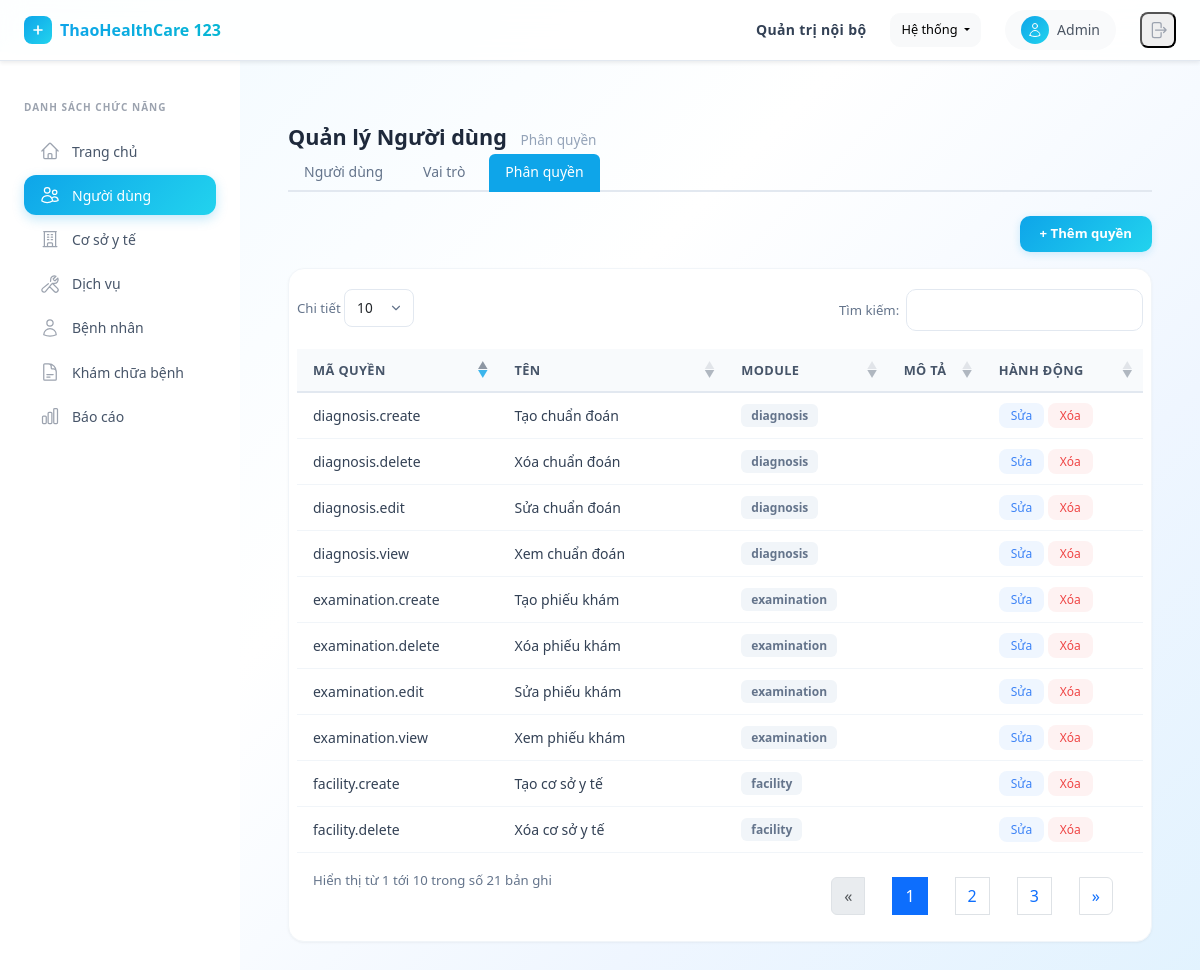
The app's page /permissions/ (signed in) with its own data.
### api/models.py (models this page shows, shortened)
class User(AbstractUser):
    code = models.CharField(max_length=50, unique=True)
    facility = models.ForeignKey(MedicalFacility, on_delete=models.CASCADE, related_name="users", null=True, blank=True)
    name = models.CharField(max_length=255)
    role = models.ForeignKey(Role, on_delete=models.SET_NULL, null=True, blank=True, related_name='users')
    patient = models.OneToOneField('Patient', on_delete=models.SET_NULL, null=True, blank=True, related_name='user')
    created_at = models.DateTimeField(auto_now_add=True)
    updated_at = models.DateTimeField(auto_now=True)
    @property
    def role_code(self):
        return self.role.code if self.role else None

class Permission(models.Model):
    code = models.CharField(max_length=100, unique=True)
    name = models.CharField(max_length=200)
    module = models.CharField(max_length=100)
    description = models.TextField(blank=True, null=True)

### api/views.py (the view)
# urls.py: path('permissions/', permission_list, name='permission_list'),
@admin_required
def permission_list(request):
    permissions = Permission.objects.all()
    modules = Permission.objects.values_list('module', flat=True).distinct()
    return render(request, 'permission_list.html', {
        'permissions': permissions,
        'modules': list(modules),
        'tab': 'users',
        'subtab': 'permissions',
    })

### api/templates/permission_list.html (shortened to what this page needs)
{% extends "base.html" %}
{% load static %}
{% block content %}
<link rel="stylesheet" href="https://cdn.datatables.net/1.13.6/css/dataTables.bootstrap5.min.css">
<h3 class="page-title">Quản lý Người dùng <small>Phân quyền</small></h3>
{% include "user_subtabs.html" %}
<div class="table-toolbar">
    <button class="btn-add" onclick="openCreateModal()">+ Thêm quyền</button>
</div>
<div class="table-card">
<table id="permTable" class="table">
    <thead>
        <tr>
            <th>Mã quyền</th>
            <th>Tên</th>
            <th>Module</th>
            <th>Mô tả</th>
            <th>Hành động</th>
        </tr>
    </thead>
    <tbody>
        {% for p in permissions %}
        <tr id="row-{{ p.id }}">
            <td><span style="font-weight:500;">{{ p.code }}</span></td>
            <td>{{ p.name }}</td>
            <td><span class="badge-role badge-role-default">{{ p.module }}</span></td>
            <td>{{ p.description|default:"" }}</td>
            <td>
                <button class="btn-action btn-action-edit" onclick="openEditModal({{ p.id }}, '{{ p.code }}', '{{ p.name }}', '{{ p.module }}', `{{ p.description|default:''|escapejs }}`)">Sửa</button>
                <button class="btn-action btn-action-delete" onclick="deletePerm({{ p.id }})">Xóa</button>
            </td>
        </tr>
        {% endfor %}
    </tbody>
</table>
</div>
{% endblock %}

### api/templates/base.html (shortened to what this page needs)
﻿<!DOCTYPE html>
<html lang="vi">
<head>
    <script src="https://cdn.tailwindcss.com"></script>
    <link rel="stylesheet" href="https://cdn.jsdelivr.net/npm/bootstrap@5.3.0/dist/css/bootstrap.min.css">
</head>
<body class="min-h-screen" style="margin:0; background: linear-gradient(135deg, #f0f9ff 0%, #ffffff 40%, #eff6ff 70%, #e0f2fe 100%); background-attachment: fixed;">
    <nav class="top-navbar fixed top-0 left-0 right-0 z-50 flex items-center justify-between px-6 py-2.5 shadow-sm">
        <div class="flex items-center gap-3">
            <a href="{% url 'dashboard' %}" class="flex items-center gap-2" style="text-decoration:none;">
                <div class="bg-gradient-to-br from-primary to-cyan-400 rounded-lg p-1.5">
                    <svg class="w-4 h-4 text-white" fill="none" viewBox="0 0 24 24" stroke="currentColor">
                        <path stroke-linecap="round" stroke-linejoin="round" stroke-width="2.5" d="M12 6v6m0 0v6m0-6h6m-6 0H6"/>
                    </svg>
                </div>
                <span class="text-base font-bold bg-gradient-to-r from-primary to-cyan-500 bg-clip-text" style="color:transparent; -webkit-background-clip:text;">ThaoHealthCare 123</span>
            </a>
        </div>
        <div class="flex items-center gap-4">
            <span class="hidden sm:block text-sm font-semibold text-slate-700 tracking-wide">Quản trị nội bộ</span>
            {% if user.is_authenticated %}
            <div class="dropdown">
                <button class="btn btn-light dropdown-toggle" type="button" data-bs-toggle="dropdown" aria-expanded="false" style="border-radius:10px; font-size:0.8rem; padding:6px 10px;">
                    Hệ thống
                </button>
            </div>
            {% endif %}
            <div class="flex items-center gap-2 bg-gray-50 rounded-full px-3 py-1.5">
                <div class="w-7 h-7 rounded-full bg-gradient-to-br from-primary to-cyan-400 flex items-center justify-center">
                    <svg class="w-4 h-4 text-white" fill="none" viewBox="0 0 24 24" stroke="currentColor">
                        <path stroke-linecap="round" stroke-linejoin="round" stroke-width="1.5" d="M15.75 6a3.75 3.75 0 11-7.5 0 3.75 3.75 0 017.5 0zM4.501 20.118a7.5 7.5 0 0114.998 0A17.933 17.933 0 0112 21.75c-2.676 0-5.216-.584-7.499-1.632z"/>
                    </svg>
                </div>
                <span class="text-sm font-medium text-gray-600">{{ user.name|default:user.username }}</span>
            </div>
            <form action="{% url 'logout' %}" method="post" class="m-0">
                <button type="submit" class="p-1.5 rounded-lg hover:bg-red-50 text-gray-400 hover:text-red-500 transition" title="Đăng xuất">
                    <svg class="w-5 h-5" fill="none" viewBox="0 0 24 24" stroke="currentColor">
                        <path stroke-linecap="round" stroke-linejoin="round" stroke-width="1.5" d="M15.75 9V5.25A2.25 2.25 0 0013.5 3h-6a2.25 2.25 0 00-2.25 2.25v13.5A2.25 2.25 0 007.5 21h6a2.25 2.25 0 002.25-2.25V15m3 0l3-3m0 0l-3-3m3 3H9"/>
                    </svg>
                </button>
            </form>
        </div>
    </nav>
    <aside id="sidebar" class="sidebar fixed top-[52px] left-0 bottom-0 w-60 bg-white border-r border-gray-100 z-40 transform -translate-x-full lg:translate-x-0 transition-transform duration-200 overflow-y-auto">
        <div class="px-4 pt-5 pb-3">
            <p class="text-[10px] font-semibold text-gray-400 uppercase tracking-widest mb-3">Danh sách chức năng</p>
            <nav class="flex flex-col gap-1">
                {% if user.is_authenticated and user.role_code == "admin" %}
                <a href="{% url 'dashboard' %}" class="nav-item-link {% if tab == 'home' %}active{% endif %}">
                    Trang chủ
                </a>
                <a href="{% url 'user_list' %}" class="nav-item-link {% if tab == 'users' %}active{% endif %}">
                    Người dùng
                </a>
                <a href="{% url 'facility_list' %}" class="nav-item-link {% if tab == 'facilities' %}active{% endif %}">
                    Cơ sở y tế
                </a>
                <a href="{% url 'service_list' %}" class="nav-item-link {% if tab == 'services' %}active{% endif %}">
                    Dịch vụ
                </a>
                <a href="{% url 'patient_list' %}" class="nav-item-link {% if tab == 'patients' %}active{% endif %}">
                    <svg class="w-5 h-5 text-gray-400" fill="none" viewBox="0 0 24 24" stroke="currentColor"><path stroke-linecap="round" stroke-linejoin="round" stroke-width="1.5" d="M15.75 6a3.75 3.75 0 11-7.5 0 3.75 3.75 0 017.5 0zM4.501 20.118a7.5 7.5 0 0114.998 0A17.933 17.933 0 0112 21.75c-2.676 0-5.216-.584-7.499-1.632z"/></svg>
                    Bệnh nhân
                </a>
                <a href="{% url 'examination_list' %}" class="nav-item-link {% if tab == 'examinations' %}active{% endif %}">
                    Khám chữa bệnh
                </a>
                <a href="{% url 'report_list' %}" class="nav-item-link {% if tab == 'reports' %}active{% endif %}">
                    Báo cáo
                </a>
                {% endif %}
            </nav>
        </div>
    </aside>
    <main class="lg:ml-60 pt-[52px] min-h-screen">
        <div class="p-5">
            {% block content %}{% endblock %}
        </div>
    </main>
</body>
</html>

### api/templates/base.html (style rules this page uses)
.sidebar { font-family: system-ui, -apple-system, sans-serif; }
.sidebar * { box-sizing: border-box; }
.sidebar a, .sidebar button { text-decoration: none; }
.nav-item-link { display: flex; align-items: center; gap: 0.75rem; padding: 0.6rem 1rem; border-radius: 0.75rem; color: #475569; font-size: 0.875rem; font-weight: 500; transition: all 0.15s; }
.nav-item-link.active { background: linear-gradient(135deg, #0ea5e9, #22d3ee); color: #fff; box-shadow: 0 4px 12px rgba(14,165,233,0.25); }
.nav-item-link.active svg { color: #fff; }
.top-navbar { background: rgba(255,255,255,0.85); backdrop-filter: blur(12px); border-bottom: 1px solid #e2e8f0; }
.table-card { background: #fff; border-radius: 16px; box-shadow: 0 1px 3px rgba(0,0,0,0.04), 0 1px 2px rgba(0,0,0,0.02); border: 1px solid #f1f5f9; overflow: hidden; padding: 8px; }
.table-card .table { margin-bottom: 0; }
.table-card thead th, table.dataTable thead th { background: #f8fafc !important; border-bottom: 2px solid #e2e8f0 !important; color: #475569 !important; font-weight: 600 !important; font-size: 0.8rem !important; text-transform: uppercase; letter-spacing: 0.03em; padding: 12px 16px !important; white-space: nowrap; }
.table-card tbody td, table.dataTable tbody td { padding: 10px 16px !important; font-size: 0.875rem; color: #334155; border-bottom: 1px solid #f1f5f9 !important; vertical-align: middle; }
table.dataTable thead .sorting::after, table.dataTable thead .sorting_asc::after, table.dataTable thead .sorting_desc::after { opacity: 0.4 !important; }
table.dataTable thead .sorting_asc::after, table.dataTable thead .sorting_desc::after { opacity: 0.8 !important; color: #0ea5e9 !important; }
.btn-action { padding: 4px 12px; font-size: 0.75rem; font-weight: 500; border-radius: 8px; border: none; cursor: pointer; transition: all 0.15s; }
.btn-action-edit { background: #eff6ff; color: #3b82f6; }
.btn-action-delete { background: #fef2f2; color: #ef4444; }
.page-title { font-size: 1.35rem; font-weight: 700; color: #1e293b; margin-bottom: 0.25rem; }
.page-title small { font-size: 0.85rem; font-weight: 400; color: #94a3b8; margin-left: 8px; }
.table-toolbar { display: flex; align-items: center; justify-content: space-between; flex-wrap: wrap; gap: 10px; margin-bottom: 16px; }
.btn-add { background: linear-gradient(135deg, #0ea5e9, #22d3ee); color: #fff; font-size: 0.825rem; font-weight: 600; padding: 8px 20px; border-radius: 10px; border: none; cursor: pointer; box-shadow: 0 2px 8px rgba(14,165,233,0.2); transition: all 0.15s; }
.badge-role { display: inline-block; padding: 3px 10px; border-radius: 6px; font-size: 0.75rem; font-weight: 600; }
.badge-role-default { background: #f1f5f9; color: #64748b; }

### records on screen
User: name "Admin"
Permission: code "facility.create", name "Tạo cơ sở y tế", module "facility"
Permission: code "facility.delete", name "Xóa cơ sở y tế", module "facility"
Permission: code "diagnosis.view", name "Xem chuẩn đoán", module "diagnosis"
Permission: code "diagnosis.create", name "Tạo chuẩn đoán", module "diagnosis"
Permission: code "diagnosis.edit", name "Sửa chuẩn đoán", module "diagnosis"
Permission: code "diagnosis.delete", name "Xóa chuẩn đoán", module "diagnosis"
Permission: code "examination.view", name "Xem phiếu khám", module "examination"
Permission: code "examination.create", name "Tạo phiếu khám", module "examination"
Permission: code "examination.edit", name "Sửa phiếu khám", module "examination"
Permission: code "examination.delete", name "Xóa phiếu khám", module "examination"
